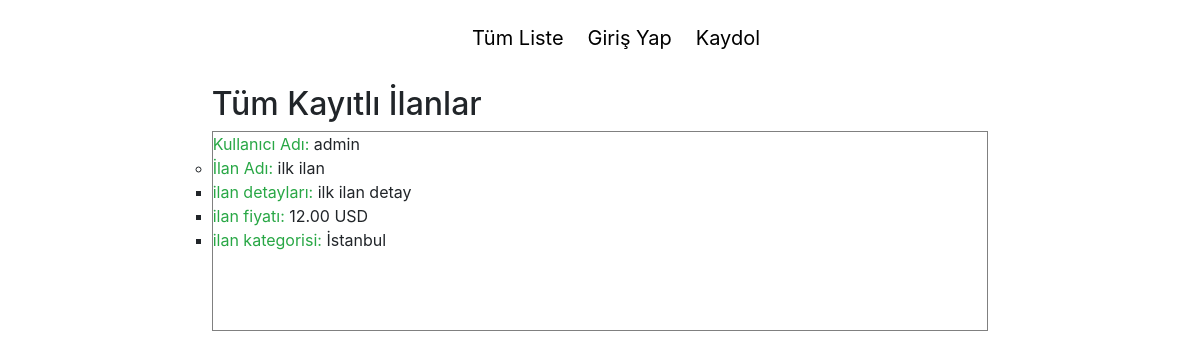
/list-all/, run on an earlier commit of the app's database.
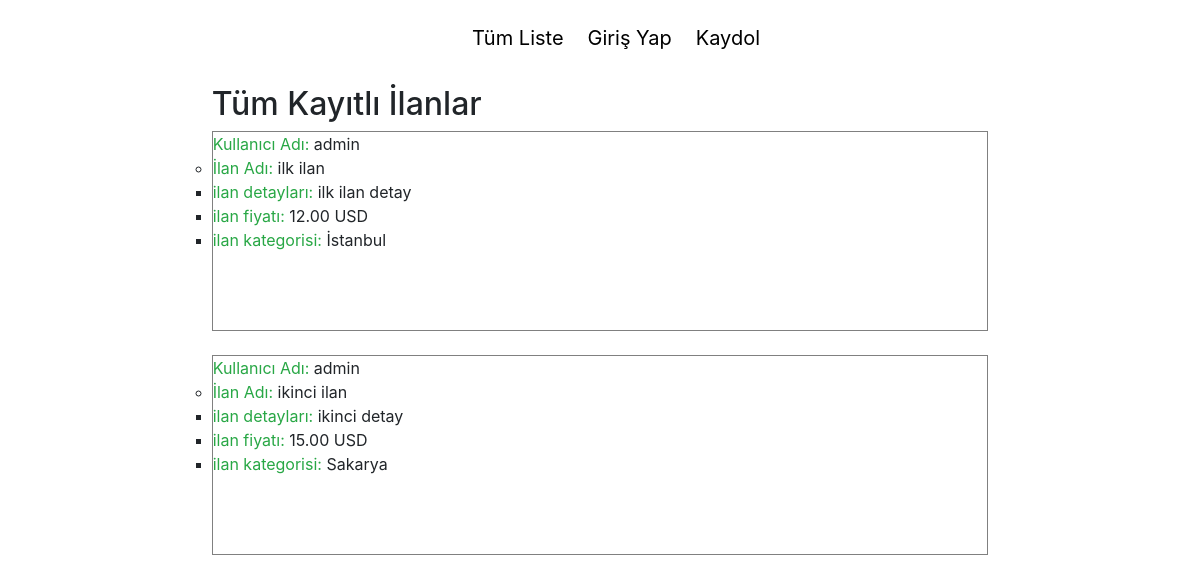
And on a later commit of the database.
### posts/models.py (models this page shows, shortened)
class PostModel(models.Model):
    user = models.ForeignKey(User, on_delete=models.CASCADE, related_name='post_user')
    title = models.CharField(max_length=120)
    about_post = models.CharField(max_length=200)
    price = models.DecimalField(max_digits=10, decimal_places=2)
    currency  = models.CharField(max_length=5)
    category = models.CharField(max_length=15)
    releaseDate = models.DateTimeField(auto_now_add=True)
    slug = models.SlugField(unique=True, editable=False, max_length=130)
    sold_or_not_model = models.BooleanField(default=False)

### register/models.py (models this page shows)
class CustomUser(AbstractUser):
    email = models.EmailField(_('email address'), unique=True)

### posts/views.py (the view)
# urls.py: path("list-all/", views.list_all_view, name="all_posts"),
def list_all_view(response):
    p = PostModel.objects.all()
    return render(response, "posts/post_all.html", {'posts': p})

### posts/templates/posts/post_all.html
{% extends "root/base.html" %}
{% block content %}
<h2>
  Tüm Kayıtlı İlanlar
</h2>
{% for item in posts %}
<div class="item_border">
<ul><span style="color: #28a745">Kullanıcı Adı:</span> {{ item.user }}
    <ul>
      <li><span style="color: #28a745">İlan Adı:</span> {{ item.title }}
            <ul>
                <li><span style="color: #28a745">ilan detayları:</span>  {{ item.about_post }}</li>
                <li><span style="color: #28a745">ilan fiyatı:</span> {{ item.price }} {{ item.currency }}</li>
                <li><span style="color: #28a745">ilan kategorisi:</span> {{ item.category }}</li>
            </ul>
        </li>
    </ul>
</ul>
</div>  <br>
{% endfor %}
{% endblock %}

What changed in the data, as far as the page shows it:
added PostModel: user "admin", title "ikinci ilan", about_post "ikinci detay", price "15.00", currency "USD", category "Sakarya"
